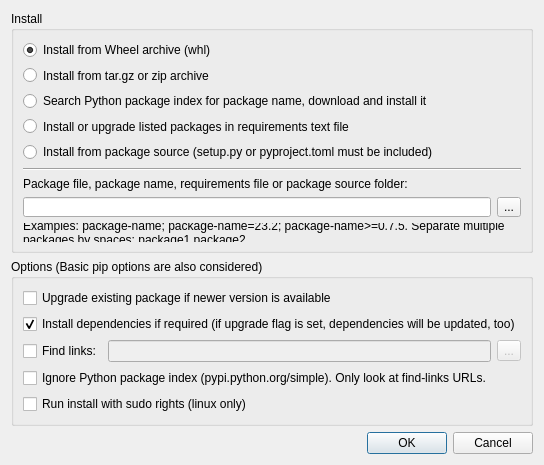
<?xml version="1.0" encoding="UTF-8"?>
<ui version="4.0">
 <class>DialogPipManagerInstall</class>
 <widget class="QDialog" name="DialogPipManagerInstall">
  <property name="geometry">
   <rect>
    <x>0</x>
    <y>0</y>
    <width>492</width>
    <height>427</height>
   </rect>
  </property>
  <property name="windowTitle">
   <string>Install Package</string>
  </property>
  <layout class="QVBoxLayout" name="verticalLayout_3">
   <item>
    <widget class="QGroupBox" name="groupInstall">
     <property name="title">
      <string>Install</string>
     </property>
     <layout class="QVBoxLayout" name="verticalLayout_2">
      <item>
       <widget class="QRadioButton" name="radioWhl">
        <property name="text">
         <string>Install from Wheel archive (whl)</string>
        </property>
        <property name="checked">
         <bool>true</bool>
        </property>
       </widget>
      </item>
      <item>
       <widget class="QRadioButton" name="radioTarGz">
        <property name="text">
         <string>Install from tar.gz or zip archive</string>
        </property>
       </widget>
      </item>
      <item>
       <widget class="QRadioButton" name="radioSearchIndex">
        <property name="text">
         <string>Search Python package index for package name, download and install it</string>
        </property>
       </widget>
      </item>
      <item>
       <widget class="QRadioButton" name="radioRequirements">
        <property name="text">
         <string>Install or upgrade listed packages in requirements text file</string>
        </property>
       </widget>
      </item>
      <item>
       <widget class="QRadioButton" name="radioPackageDevelopment">
        <property name="text">
         <string>Install from package source (setup.py or pyproject.toml must be included)</string>
        </property>
       </widget>
      </item>
      <item>
       <widget class="Line" name="line">
        <property name="orientation">
         <enum>Qt::Horizontal</enum>
        </property>
       </widget>
      </item>
      <item>
       <widget class="QLabel" name="label">
        <property name="text">
         <string>Package file, package name, requirements file or package source folder:</string>
        </property>
       </widget>
      </item>
      <item>
       <layout class="QHBoxLayout" name="horizontalLayout_2">
        <item>
         <widget class="QLineEdit" name="txtPackage">
          <property name="readOnly">
           <bool>true</bool>
          </property>
         </widget>
        </item>
        <item>
         <widget class="QToolButton" name="btnPackage">
          <property name="text">
           <string>...</string>
          </property>
         </widget>
        </item>
       </layout>
      </item>
      <item>
       <widget class="QLabel" name="lblPypiHint">
        <property name="text">
         <string>Examples: package-name; package-name=23.2; package-name&gt;=0.7.5. Separate multiple packages by spaces: package1 package2 ...</string>
        </property>
        <property name="wordWrap">
         <bool>true</bool>
        </property>
       </widget>
      </item>
     </layout>
    </widget>
   </item>
   <item>
    <widget class="QGroupBox" name="groupOptions">
     <property name="title">
      <string>Options (Basic pip options are also considered)</string>
     </property>
     <layout class="QVBoxLayout" name="verticalLayout">
      <item>
       <widget class="QCheckBox" name="checkUpgrade">
        <property name="text">
         <string>Upgrade existing package if newer version is available</string>
        </property>
        <property name="checked">
         <bool>false</bool>
        </property>
       </widget>
      </item>
      <item>
       <widget class="QCheckBox" name="checkInstallDeps">
        <property name="text">
         <string>Install dependencies if required (if upgrade flag is set, dependencies will be updated, too)</string>
        </property>
        <property name="checked">
         <bool>true</bool>
        </property>
       </widget>
      </item>
      <item>
       <layout class="QHBoxLayout" name="horizontalLayout">
        <item>
         <widget class="QCheckBox" name="checkFindLinks">
          <property name="toolTip">
           <string>If checked, indicate an URL or a local path that is searched for the indicated package</string>
          </property>
          <property name="text">
           <string>Find links:</string>
          </property>
         </widget>
        </item>
        <item>
         <widget class="QLineEdit" name="txtFindLinks">
          <property name="enabled">
           <bool>false</bool>
          </property>
         </widget>
        </item>
        <item>
         <widget class="QToolButton" name="btnFindLinks">
          <property name="enabled">
           <bool>false</bool>
          </property>
          <property name="text">
           <string>...</string>
          </property>
         </widget>
        </item>
       </layout>
      </item>
      <item>
       <widget class="QCheckBox" name="checkNoIndex">
        <property name="text">
         <string>Ignore Python package index (pypi.python.org/simple). Only look at find-links URLs.</string>
        </property>
       </widget>
      </item>
      <item>
       <widget class="QCheckBox" name="checkRunSudo">
        <property name="text">
         <string>Run install with sudo rights (linux only)</string>
        </property>
       </widget>
      </item>
     </layout>
    </widget>
   </item>
   <item>
    <spacer name="verticalSpacer">
     <property name="orientation">
      <enum>Qt::Vertical</enum>
     </property>
     <property name="sizeHint" stdset="0">
      <size>
       <width>20</width>
       <height>40</height>
      </size>
     </property>
    </spacer>
   </item>
   <item>
    <widget class="QDialogButtonBox" name="buttonBox">
     <property name="orientation">
      <enum>Qt::Horizontal</enum>
     </property>
     <property name="standardButtons">
      <set>QDialogButtonBox::Cancel|QDialogButtonBox::Ok</set>
     </property>
    </widget>
   </item>
  </layout>
 </widget>
 <resources/>
 <connections>
  <connection>
   <sender>buttonBox</sender>
   <signal>rejected()</signal>
   <receiver>DialogPipManagerInstall</receiver>
   <slot>reject()</slot>
   <hints>
    <hint type="sourcelabel">
     <x>475</x>
     <y>337</y>
    </hint>
    <hint type="destinationlabel">
     <x>286</x>
     <y>274</y>
    </hint>
   </hints>
  </connection>
  <connection>
   <sender>checkFindLinks</sender>
   <signal>clicked(bool)</signal>
   <receiver>txtFindLinks</receiver>
   <slot>setEnabled(bool)</slot>
   <hints>
    <hint type="sourcelabel">
     <x>89</x>
     <y>254</y>
    </hint>
    <hint type="destinationlabel">
     <x>274</x>
     <y>256</y>
    </hint>
   </hints>
  </connection>
  <connection>
   <sender>checkFindLinks</sender>
   <signal>clicked(bool)</signal>
   <receiver>btnFindLinks</receiver>
   <slot>setEnabled(bool)</slot>
   <hints>
    <hint type="sourcelabel">
     <x>89</x>
     <y>254</y>
    </hint>
    <hint type="destinationlabel">
     <x>464</x>
     <y>255</y>
    </hint>
   </hints>
  </connection>
 </connections>
</ui>
